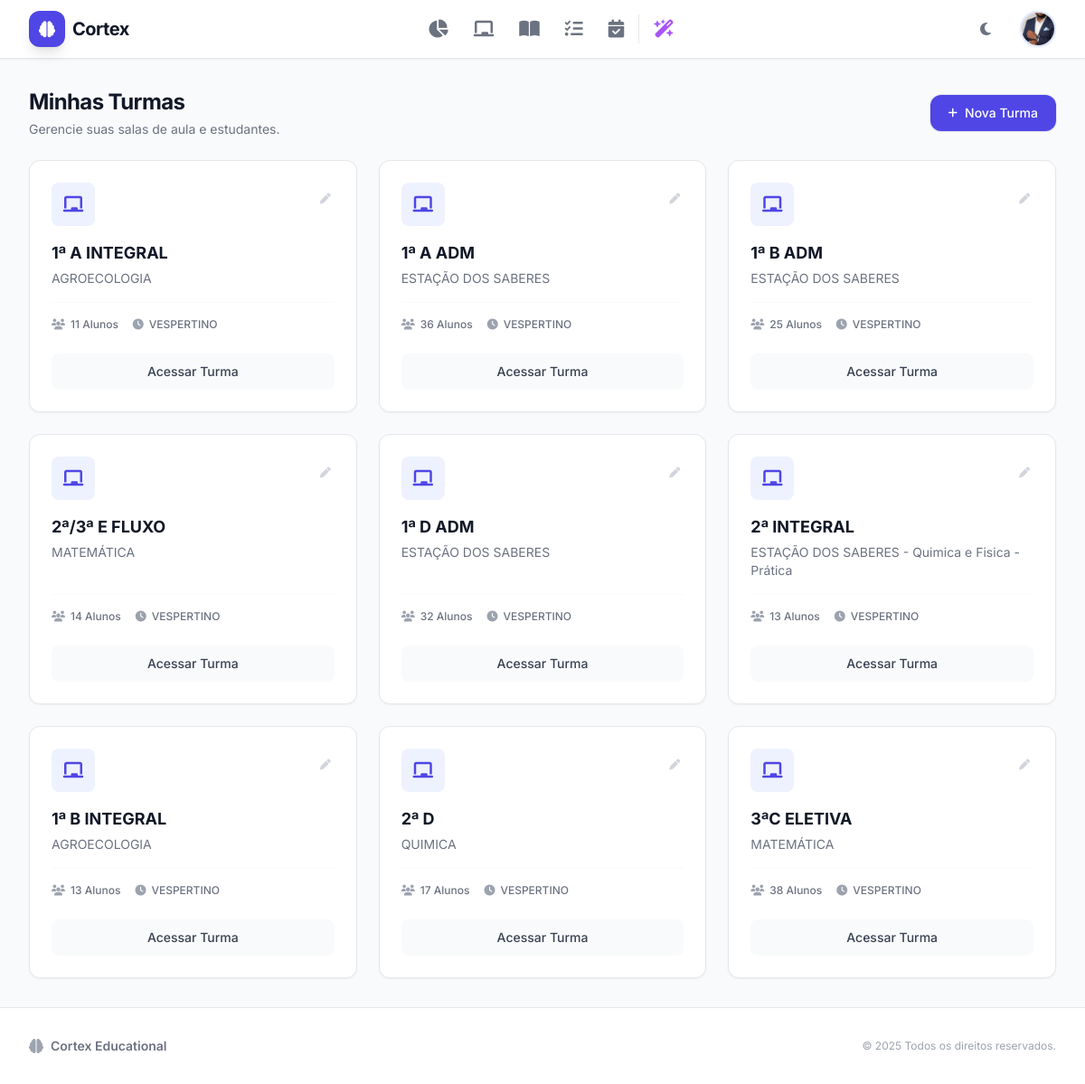
/turmas/listar (signed in), run on the app's committed database.
### models.py (models this page shows, shortened)
class User(db.Model, UserMixin):
    __tablename__ = 'users'
    id = db.Column(db.Integer, primary_key=True)
    username = db.Column(db.String(80), unique=True, nullable=False)
    password_hash = db.Column(db.String(128), nullable=False)
    is_professor = db.Column(db.Boolean, default=True) # Se False, é aluno ou admin
    is_admin = db.Column(db.Boolean, default=False)    # Se True, vê dados de todos
    escola_id = db.Column(db.Integer, db.ForeignKey('escolas.id'), nullable=True)
    email_contato = db.Column(db.String(120), nullable=True)
    telefone = db.Column(db.String(20), nullable=True)
    foto_perfil_path = db.Column(db.String(255), nullable=True)
    genero = db.Column(db.String(20), default='Masculino')
    lembretes = db.relationship('Lembrete', backref='autor', lazy=True, cascade='all, delete-orphan')
    turmas = db.relationship('Turma', backref='autor', lazy=True, cascade='all, delete-orphan')
    horarios = db.relationship('Horario', backref='autor', lazy=True, cascade='all, delete-orphan')
    entradas_diario = db.relationship('DiarioBordo', backref='autor_diario', lazy=True, cascade='all, delete-orphan', foreign_keys='DiarioBordo.id_user')
    notificacoes = db.relationship('Notificacao', backref='destinatario', lazy=True, cascade='all, delete-orphan')

class Turma(db.Model):
    __tablename__ = 'turmas'
    id = db.Column(db.Integer, primary_key=True)
    nome = db.Column(db.String(100), nullable=False)
    descricao = db.Column(db.Text)
    turno = db.Column(db.String(50)) # Ex: Matutino, Vespertino, Noturno
    id_user = db.Column(db.Integer, db.ForeignKey('users.id'), nullable=False)
    alunos = db.relationship('Aluno', backref='turma', lazy=True)
    atividades = db.relationship('Atividade', backref='turma', lazy=True, cascade='all, delete-orphan')
    planos_de_aula = db.relationship('PlanoDeAula', backref='turma', lazy=True, cascade='all, delete-orphan')

### blueprints/core.py (the view)
@core_bp.route('/turmas/listar')
@login_required
def listar_turmas():
    turmas = current_user.turmas
    return render_template('listar_turmas.html', turmas=turmas)

### templates/listar_turmas.html (shortened to what this page needs)
{% extends "base.html" %}
{% block content %}
<div class="space-y-6">
    <div class="flex flex-col sm:flex-row sm:items-center justify-between gap-4">
        <div>
            <h1 class="text-2xl font-bold text-gray-900 tracking-tight font-display">Minhas Turmas</h1>
            <p class="text-sm text-gray-500 mt-1">Gerencie suas salas de aula e estudantes.</p>
        </div>
        <a href="{{ url_for('core.add_turma') }}"
           class="inline-flex items-center justify-center gap-2 bg-indigo-600 hover:bg-indigo-700 text-white px-5 py-2.5 rounded-xl text-sm font-medium transition-all shadow-sm ring-1 ring-indigo-700/10">
            <i class="fas fa-plus text-xs"></i>
            <span>Nova Turma</span>
        </a>
    </div>
    {% if turmas %}
    <div class="grid grid-cols-1 sm:grid-cols-2 lg:grid-cols-3 gap-6">
        {% for turma in turmas %}
        <div class="bg-white rounded-xl shadow-sm border border-gray-200 p-6 hover:shadow-md transition-shadow group relative flex flex-col h-full">
            <div class="flex justify-between items-start mb-4">
                <div class="w-12 h-12 rounded-lg bg-indigo-50 text-indigo-600 flex items-center justify-center text-xl">
                    <i class="fas fa-chalkboard"></i>
                </div>
                <div class="flex gap-1">
                    <a href="{{ url_for('core.add_turma') }}" class="text-gray-300 hover:text-indigo-600 p-1 transition-colors" title="Editar (Em breve)">
                        <i class="fas fa-pen text-xs"></i>
                    </a>
                </div>
            </div>
            <h3 class="text-lg font-bold text-gray-900 mb-1">
                <a href="{{ url_for('alunos.turma', id_turma=turma.id) }}" class="hover:text-indigo-600 transition-colors">
                    {{ turma.nome }}
                </a>
            </h3>
            <p class="text-sm text-gray-500 mb-4 line-clamp-2 flex-grow">{{ turma.descricao or 'Sem descrição.' }}</p>
            <div class="flex items-center gap-4 text-xs font-medium text-gray-500 mb-6 pt-4 border-t border-gray-50">
                <div class="flex items-center gap-1.5">
                    <i class="fas fa-users text-gray-400"></i>
                    <span>{{ turma.alunos|length }} Alunos</span>
                </div>
                <div class="flex items-center gap-1.5">
                    <i class="fas fa-clock text-gray-400"></i>
                    <span>{{ turma.turno or 'Turno N/A' }}</span>
                </div>
            </div>
            <a href="{{ url_for('alunos.turma', id_turma=turma.id) }}" class="block w-full text-center py-2.5 px-4 rounded-lg bg-gray-50 text-gray-700 font-medium text-sm hover:bg-indigo-50 hover:text-indigo-700 transition-colors mt-auto">
                Acessar Turma
            </a>
        </div>
        {% endfor %}
    </div>
    {% endif %}
</div>
{% endblock %}

### templates/base.html (shortened to what this page needs)
<!DOCTYPE html>
<html lang="pt-br" class="light">
<head>
    <script src="https://cdn.tailwindcss.com"></script>
    <link rel="stylesheet" href="https://cdnjs.cloudflare.com/ajax/libs/font-awesome/6.4.0/css/all.min.css">
</head>
<body class="bg-gray-50 text-gray-800 flex flex-col min-h-screen dark:bg-gray-900 dark:text-gray-100 transition-colors duration-300">
    <nav class="bg-white border-b border-gray-200 sticky top-0 z-50 shadow-sm dark:bg-gray-800 dark:border-gray-700">
        <div class="max-w-7xl mx-auto px-4 sm:px-6 lg:px-8">
            <div class="flex justify-between h-16">
                <div class="flex items-center">
                    <a href="{{ url_for('core.index') }}" class="flex items-center gap-2 group">
                        <div class="w-10 h-10 bg-indigo-600 rounded-xl flex items-center justify-center text-white shadow-lg transform group-hover:scale-105 transition-transform">
                            <i class="fas fa-brain text-lg"></i>
                        </div>
                        <span class="font-bold text-xl text-gray-900 tracking-tight hidden sm:block group-hover:text-indigo-600 transition-colors dark:text-white dark:group-hover:text-indigo-400">Cortex</span>
                    </a>
                </div>
                {% if current_user.is_authenticated %}
                <div class="hidden md:flex items-center justify-center space-x-1">
                    <a href="{{ url_for('core.dashboard') }}" class="nav-item p-3 rounded-xl text-gray-500 hover:bg-indigo-50 hover:text-indigo-600 transition-all duration-200 dark:text-gray-400 dark:hover:bg-gray-700 dark:hover:text-indigo-400 group">
                        <i class="fas fa-chart-pie text-xl"></i>
                    </a>
                    <a href="{{ url_for('core.listar_turmas') }}" class="nav-item p-3 rounded-xl text-gray-500 hover:bg-indigo-50 hover:text-indigo-600 transition-all duration-200 dark:text-gray-400 dark:hover:bg-gray-700 dark:hover:text-indigo-400 group">
                        <i class="fas fa-chalkboard text-xl"></i>
                    </a>
                    <a href="{{ url_for('planos.listar_planos') }}" class="nav-item p-3 rounded-xl text-gray-500 hover:bg-indigo-50 hover:text-indigo-600 transition-all duration-200 dark:text-gray-400 dark:hover:bg-gray-700 dark:hover:text-indigo-400 group">
                        <i class="fas fa-book-open text-xl"></i>
                    </a>
                    <a href="{{ url_for('core.listar_atividades') }}" class="nav-item p-3 rounded-xl text-gray-500 hover:bg-indigo-50 hover:text-indigo-600 transition-all duration-200 dark:text-gray-400 dark:hover:bg-gray-700 dark:hover:text-indigo-400 group">
                        <i class="fas fa-tasks text-xl"></i>
                    </a>
                    <a href="{{ url_for('planos.diario_bordo') }}" class="nav-item p-3 rounded-xl text-gray-500 hover:bg-indigo-50 hover:text-indigo-600 transition-all duration-200 dark:text-gray-400 dark:hover:bg-gray-700 dark:hover:text-indigo-400 group">
                        <i class="fas fa-calendar-check text-xl"></i>
                    </a>
                    <a href="{{ url_for('planos.gerar_prova') }}" class="nav-item p-3 rounded-xl text-purple-500 hover:bg-purple-50 hover:text-purple-600 transition-all duration-200 dark:text-purple-400 dark:hover:bg-gray-700 group" title="IA Generator">
                        <i class="fas fa-wand-magic-sparkles text-xl"></i>
                    </a>
                </div>
                <div class="hidden md:flex items-center gap-4">
                    <button id="theme-toggle" class="p-2 rounded-lg text-gray-500 hover:bg-gray-100 dark:text-gray-400 dark:hover:bg-gray-700 focus:outline-none transition-colors" title="Alternar Tema">
                        <i class="fas fa-moon" id="theme-icon"></i>
                    </button>
                    <div class="relative group ml-2">
                        <button type="button" class="flex items-center focus:outline-none transition-transform hover:scale-105">
                            {% if current_user.foto_perfil_path %}
                                <img class="h-10 w-10 rounded-full object-cover border-2 border-indigo-100 shadow-sm hover:border-indigo-300 transition-colors"
                                     src="{{ url_for('static', filename='uploads/' + current_user.foto_perfil_path) }}"
                                     alt="Perfil"
                                     onerror="this.style.display='none'; this.nextElementSibling.style.display='flex';">
                            {% else %}
                                <div class="h-10 w-10 rounded-full bg-gradient-to-br from-indigo-500 to-purple-600 text-white flex items-center justify-center font-bold text-sm shadow-md border-2 border-white dark:border-gray-800">
                                    {{ current_user.username[:2].upper() }}
                                </div>
                            {% endif %}
                        </button>
                    </div>
                </div>
                {% endif %}
            </div>
        </div>
    </nav>
    <main class="flex-grow py-8 bg-gray-50 dark:bg-gray-900 transition-colors duration-300">
        <div class="max-w-7xl mx-auto px-4 sm:px-6 lg:px-8">
            {% block content %}{% endblock %}
        </div>
    </main>
    <footer class="bg-white border-t border-gray-200 mt-auto dark:bg-gray-800 dark:border-gray-700">
        <div class="max-w-7xl mx-auto py-8 px-4 sm:px-6 lg:px-8">
            <div class="flex flex-col md:flex-row justify-between items-center gap-4">
                <div class="flex items-center gap-2">
                    <i class="fas fa-brain text-gray-400"></i>
                    <span class="text-sm font-semibold text-gray-500 dark:text-gray-400">Cortex Educational</span>
                </div>
                <p class="text-center text-xs text-gray-400 dark:text-gray-500">
                    &copy; 2025 Todos os direitos reservados.
                </p>
            </div>
        </div>
    </footer>
</body>
</html>

### templates/base.html (style rules this page uses)
body { font-family: 'Inter', sans-serif; }
.nav-item { position: relative; display: flex; align-items: center; justify-content: center; }

### data on the page
User: foto_perfil_path (picture)
Turma: nome "1ª A INTEGRAL", descricao "AGROECOLOGIA", alunos|length "11", turno "VESPERTINO"
Turma: nome "1ª A ADM", descricao "ESTAÇÃO DOS SABERES", alunos|length "36", turno "VESPERTINO"
Turma: nome "1ª B ADM", descricao "ESTAÇÃO DOS SABERES", alunos|length "25", turno "VESPERTINO"
Turma: nome "2ª/3ª E FLUXO", descricao "MATEMÁTICA", alunos|length "14", turno "VESPERTINO"
Turma: nome "1ª D ADM", descricao "ESTAÇÃO DOS SABERES", alunos|length "32", turno "VESPERTINO"
Turma: nome "2ª INTEGRAL", descricao "ESTAÇÃO DOS SABERES - Quimica e Fisica - Prática", alunos|length "13", turno "VESPERTINO"
Turma: nome "1ª B INTEGRAL", descricao "AGROECOLOGIA", alunos|length "13", turno "VESPERTINO"
Turma: nome "2ª D", descricao "QUIMICA", alunos|length "17", turno "VESPERTINO"
Turma: nome "3ªC ELETIVA", descricao "MATEMÁTICA", alunos|length "38", turno "VESPERTINO"
